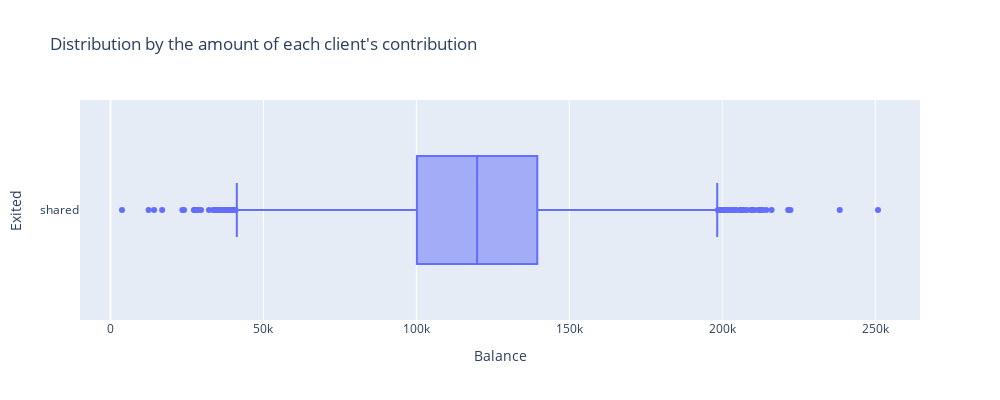

Notebook cell for this chart:
### Markdown cell above
**9.2.** Build a graph showing the balance distribution of users who have more than $2,500 in their account. Describe the distribution and draw conclusions.

### Code cell
#Let's build a box graph
#we will make a selection for clients whose balance is more than $ 2500
box_data = churn_data[churn_data['Balance']>2500]
#combine the value 0 - loyal and 1 -gone, into 'common' for ease of visualization
box_data['Exited'] = churn_data['Exited'].apply(lambda x: 'shared' if x==1 else'shared').astype('object')

#to solve task 9.2. we use the box() method (box diagram)
fig = px.box(
    data_frame = box_data,  #Data Frame, according to which the diagram will be built
    x = 'Balance',          #Values along the abscissa axis
    y = 'Exited',           #Values along the ordinate axis
    height = 400,           #chart height
    width = 1000,           #width of the graph
    title = "Distribution by the amount of each client's contribution", #name of the graph
)
#We display the graph on the screen
fig.show()

### Figure 1 — Plotly figure (JSON) as saved in the notebook; plotly's stock layout.template omitted (floating-point values rounded to 4 significant figures; data arrays with more than 128 entries replaced by an {"elided": "..."} marker saying what was removed)
{"data": [{"alignmentgroup": "True", "hovertemplate": "Balance=%{x}<br>Exited=%{y}<extra></extra>", "legendgroup": "", "marker": {"color": "#636efa"}, "name": "", "notched": false, "offsetgroup": "", "orientation": "h", "showlegend": false, "type": "box", "x": {"elided": "6383 float values"}, "x0": " ", "xaxis": "x", "y": {"elided": "6383 str values"}, "y0": " ", "yaxis": "y"}], "layout": {"boxmode": "group", "height": 400, "legend": {"tracegroupgap": 0}, "title": {"text": "Distribution by the amount of each client's contribution"}, "width": 1000, "xaxis": {"anchor": "y", "domain": [0, 1], "title": {"text": "Balance"}}, "yaxis": {"anchor": "x", "domain": [0, 1], "title": {"text": "Exited"}}}}
